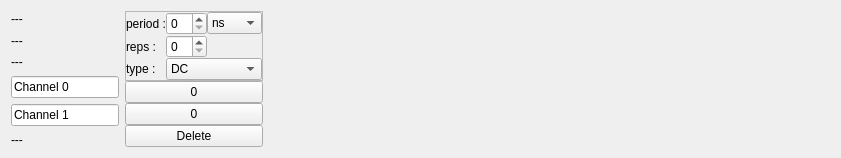
      <widget class="QWidget" name="ACol">
       <property name="enabled">
        <bool>true</bool>
       </property>
       <property name="geometry">
        <rect>
         <x>0</x>
         <y>0</y>
         <width>841</width>
         <height>157</height>
        </rect>
       </property>
       <layout class="QHBoxLayout" name="horizontalLayout_2">
        <item>
         <layout class="QVBoxLayout" name="verticalLayout_7">
          <item>
           <widget class="QLabel" name="label_16">
            <property name="sizePolicy">
             <sizepolicy hsizetype="Fixed" vsizetype="Preferred">
              <horstretch>0</horstretch>
              <verstretch>1</verstretch>
             </sizepolicy>
            </property>
            <property name="minimumSize">
             <size>
              <width>0</width>
              <height>0</height>
             </size>
            </property>
            <property name="text">
             <string>---</string>
            </property>
           </widget>
          </item>
          <item>
           <widget class="QLabel" name="label_21">
            <property name="sizePolicy">
             <sizepolicy hsizetype="Preferred" vsizetype="Preferred">
              <horstretch>0</horstretch>
              <verstretch>1</verstretch>
             </sizepolicy>
            </property>
            <property name="text">
             <string>---</string>
            </property>
           </widget>
          </item>
          <item>
           <widget class="QLabel" name="label_22">
            <property name="sizePolicy">
             <sizepolicy hsizetype="Preferred" vsizetype="Preferred">
              <horstretch>0</horstretch>
              <verstretch>1</verstretch>
             </sizepolicy>
            </property>
            <property name="text">
             <string>---</string>
            </property>
           </widget>
          </item>
          <item>
           <widget class="QLineEdit" name="lineEdit_6">
            <property name="sizePolicy">
             <sizepolicy hsizetype="Fixed" vsizetype="Preferred">
              <horstretch>0</horstretch>
              <verstretch>1</verstretch>
             </sizepolicy>
            </property>
            <property name="contextMenuPolicy">
             <enum>Qt::DefaultContextMenu</enum>
            </property>
            <property name="text">
             <string>Channel 0</string>
            </property>
           </widget>
          </item>
          <item>
           <widget class="QLineEdit" name="lineEdit_7">
            <property name="sizePolicy">
             <sizepolicy hsizetype="Fixed" vsizetype="Preferred">
              <horstretch>0</horstretch>
              <verstretch>1</verstretch>
             </sizepolicy>
            </property>
            <property name="contextMenuPolicy">
             <enum>Qt::DefaultContextMenu</enum>
            </property>
            <property name="text">
             <string>Channel 1</string>
            </property>
           </widget>
          </item>
          <item>
           <widget class="QLabel" name="label_19">
            <property name="sizePolicy">
             <sizepolicy hsizetype="Fixed" vsizetype="Preferred">
              <horstretch>0</horstretch>
              <verstretch>1</verstretch>
             </sizepolicy>
            </property>
            <property name="minimumSize">
             <size>
              <width>0</width>
              <height>0</height>
             </size>
            </property>
            <property name="text">
             <string>---</string>
            </property>
           </widget>
          </item>
         </layout>
        </item>
        <item>
         <layout class="QVBoxLayout" name="verticalLayout_4">
          <property name="spacing">
           <number>0</number>
          </property>
          <item>
           <widget class="QFrame" name="frame_3">
            <property name="sizePolicy">
             <sizepolicy hsizetype="Fixed" vsizetype="Preferred">
              <horstretch>0</horstretch>
              <verstretch>3</verstretch>
             </sizepolicy>
            </property>
            <property name="frameShape">
             <enum>QFrame::StyledPanel</enum>
            </property>
            <property name="frameShadow">
             <enum>QFrame::Raised</enum>
            </property>
            <layout class="QGridLayout" name="gridLayout_2">
             <property name="leftMargin">
              <number>0</number>
             </property>
             <property name="topMargin">
              <number>0</number>
             </property>
             <property name="rightMargin">
              <number>0</number>
             </property>
             <property name="bottomMargin">
              <number>0</number>
             </property>
             <property name="spacing">
              <number>0</number>
             </property>
             <item row="0" column="0">
              <widget class="QLabel" name="label_20">
               <property name="sizePolicy">
                <sizepolicy hsizetype="Preferred" vsizetype="Preferred">
                 <horstretch>0</horstretch>
                 <verstretch>1</verstretch>
                </sizepolicy>
               </property>
               <property name="text">
                <string>period :</string>
               </property>
              </widget>
             </item>
             <item row="0" column="1">
              <widget class="QSpinBox" name="spinBox_11">
               <property name="sizePolicy">
                <sizepolicy hsizetype="Minimum" vsizetype="Fixed">
                 <horstretch>0</horstretch>
                 <verstretch>1</verstretch>
                </sizepolicy>
               </property>
              </widget>
             </item>
             <item row="0" column="2">
              <widget class="QComboBox" name="comboBox_6">
               <property name="sizePolicy">
                <sizepolicy hsizetype="Preferred" vsizetype="Fixed">
                 <horstretch>0</horstretch>
                 <verstretch>1</verstretch>
                </sizepolicy>
               </property>
               <property name="minimumSize">
                <size>
                 <width>0</width>
                 <height>1</height>
                </size>
               </property>
               <property name="maximumSize">
                <size>
                 <width>55</width>
                 <height>16777215</height>
                </size>
               </property>
               <item>
                <property name="text">
                 <string>ns</string>
                </property>
               </item>
               <item>
                <property name="text">
                 <string>micro</string>
                </property>
               </item>
               <item>
                <property name="text">
                 <string>ms</string>
                </property>
               </item>
               <item>
                <property name="text">
                 <string>s</string>
                </property>
               </item>
              </widget>
             </item>
             <item row="1" column="0">
              <widget class="QLabel" name="label_23">
               <property name="sizePolicy">
                <sizepolicy hsizetype="Preferred" vsizetype="Preferred">
                 <horstretch>0</horstretch>
                 <verstretch>1</verstretch>
                </sizepolicy>
               </property>
               <property name="text">
                <string>reps :</string>
               </property>
              </widget>
             </item>
             <item row="1" column="1">
              <widget class="QSpinBox" name="spinBox_12">
               <property name="sizePolicy">
                <sizepolicy hsizetype="Minimum" vsizetype="Fixed">
                 <horstretch>0</horstretch>
                 <verstretch>1</verstretch>
                </sizepolicy>
               </property>
              </widget>
             </item>
             <item row="2" column="0">
              <widget class="QLabel" name="label_24">
               <property name="sizePolicy">
                <sizepolicy hsizetype="Preferred" vsizetype="Preferred">
                 <horstretch>0</horstretch>
                 <verstretch>1</verstretch>
                </sizepolicy>
               </property>
               <property name="text">
                <string>type :</string>
               </property>
              </widget>
             </item>
             <item row="2" column="1" colspan="2">
              <widget class="QComboBox" name="comboBox_7">
               <property name="sizePolicy">
                <sizepolicy hsizetype="Preferred" vsizetype="Fixed">
                 <horstretch>0</horstretch>
                 <verstretch>1</verstretch>
                </sizepolicy>
               </property>
               <item>
                <property name="text">
                 <string>DC</string>
                </property>
               </item>
               <item>
                <property name="text">
                 <string>Sin</string>
                </property>
               </item>
               <item>
                <property name="text">
                 <string>Chirp</string>
                </property>
               </item>
              </widget>
             </item>
            </layout>
           </widget>
          </item>
          <item>
           <widget class="QPushButton" name="pushButton_10">
            <property name="sizePolicy">
             <sizepolicy hsizetype="Minimum" vsizetype="Preferred">
              <horstretch>0</horstretch>
              <verstretch>1</verstretch>
             </sizepolicy>
            </property>
            <property name="minimumSize">
             <size>
              <width>0</width>
              <height>0</height>
             </size>
            </property>
            <property name="maximumSize">
             <size>
              <width>16777215</width>
              <height>16777215</height>
             </size>
            </property>
            <property name="layoutDirection">
             <enum>Qt::LeftToRight</enum>
            </property>
            <property name="autoFillBackground">
             <bool>false</bool>
            </property>
            <property name="text">
             <string>0</string>
            </property>
            <property name="checkable">
             <bool>true</bool>
            </property>
           </widget>
          </item>
          <item>
           <widget class="QPushButton" name="pushButton_11">
            <property name="sizePolicy">
             <sizepolicy hsizetype="Minimum" vsizetype="Preferred">
              <horstretch>0</horstretch>
              <verstretch>1</verstretch>
             </sizepolicy>
            </property>
            <property name="minimumSize">
             <size>
              <width>0</width>
              <height>0</height>
             </size>
            </property>
            <property name="maximumSize">
             <size>
              <width>16777215</width>
              <height>16777215</height>
             </size>
            </property>
            <property name="layoutDirection">
             <enum>Qt::LeftToRight</enum>
            </property>
            <property name="autoFillBackground">
             <bool>false</bool>
            </property>
            <property name="text">
             <string>0</string>
            </property>
            <property name="checkable">
             <bool>true</bool>
            </property>
           </widget>
          </item>
          <item>
           <widget class="QPushButton" name="pushButton_12">
            <property name="sizePolicy">
             <sizepolicy hsizetype="Minimum" vsizetype="Preferred">
              <horstretch>0</horstretch>
              <verstretch>1</verstretch>
             </sizepolicy>
            </property>
            <property name="minimumSize">
             <size>
              <width>0</width>
              <height>0</height>
             </size>
            </property>
            <property name="maximumSize">
             <size>
              <width>16777215</width>
              <height>16777215</height>
             </size>
            </property>
            <property name="layoutDirection">
             <enum>Qt::LeftToRight</enum>
            </property>
            <property name="autoFillBackground">
             <bool>false</bool>
            </property>
            <property name="text">
             <string>Delete</string>
            </property>
            <property name="checkable">
             <bool>false</bool>
            </property>
           </widget>
          </item>
         </layout>
        </item>
        <item>
         <spacer name="horizontalSpacer_5">
          <property name="orientation">
           <enum>Qt::Horizontal</enum>
          </property>
          <property name="sizeHint" stdset="0">
           <size>
            <width>40</width>
            <height>20</height>
           </size>
          </property>
         </spacer>
        </item>
       </layout>
      </widget>
